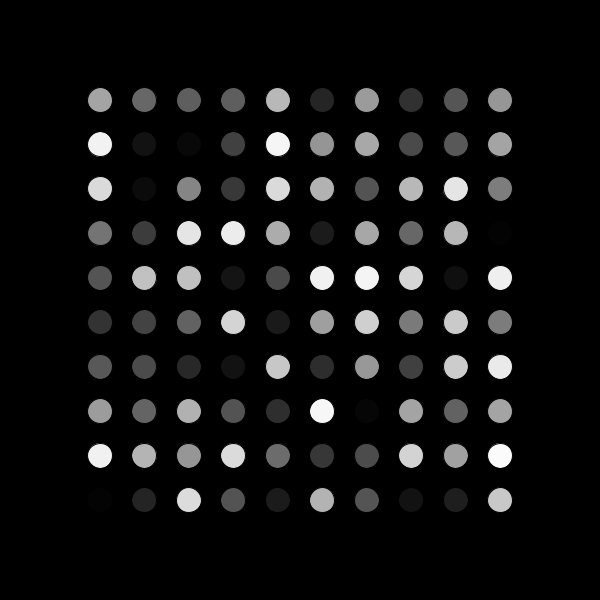
Frame 1 (no input)
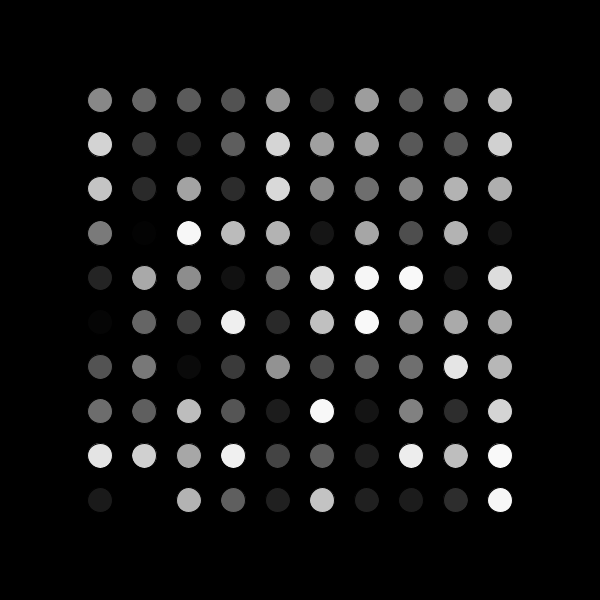
Frame 60 (the mouse pressed at the canvas centre just before this capture)
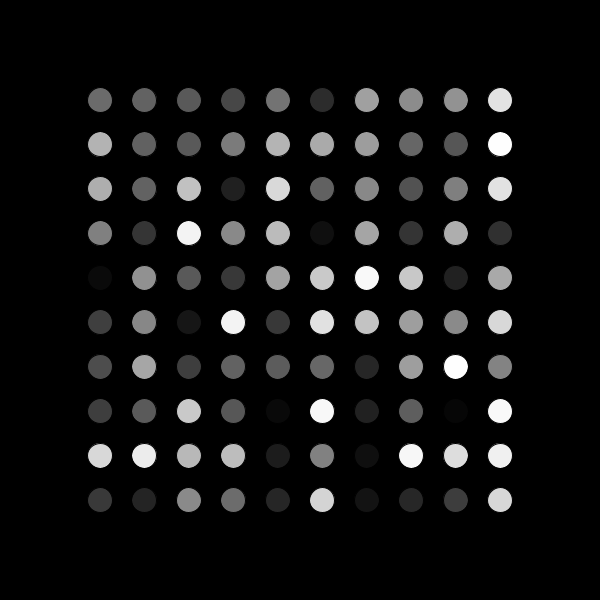
Frame 120 (the mouse held since frame 60 and released just before this capture)

The Processing sketch that drew these frames (run headless with seeded random() and noise(); from frame 60 on, the mouse is pressed at the canvas centre):

// Processing sketch: question7
// ── question7.pde


int cols = 10;
int rows=10;
float[][] x = new float[cols][rows];
float[][] y = new float[cols][rows];
float[][] col = new float[cols][rows];
float[][] rate = new float[cols][rows];



void setup() {
  size(600, 600);
  
  for (int i = 0; i < cols; i++) {
     for (int j = 0; j < rows; j++) {
    x[i][j] = map(i, 0, cols - 1, 100, 500);
    y[i][j] = map(j, 0, cols - 1, 100, 500);
   
    col[i][j] = random(255);
    rate[i][j] = random(-1, 1);
  
    }
  }
 
  }


void draw() {
  background(0);
  for (int i = 0; i < cols; i++) {
    for (int j = 0; j < rows; j++) {
    if (col[i][j] > 255 || col[i][j] < 0) {
      rate[i][j] *= -1;
    }
    
    col[i][j] += rate[i][j];
fill(col[i][j]);
    ellipse(x[i][j], y[i][j], 25, 25);
  }
    
  }

}
